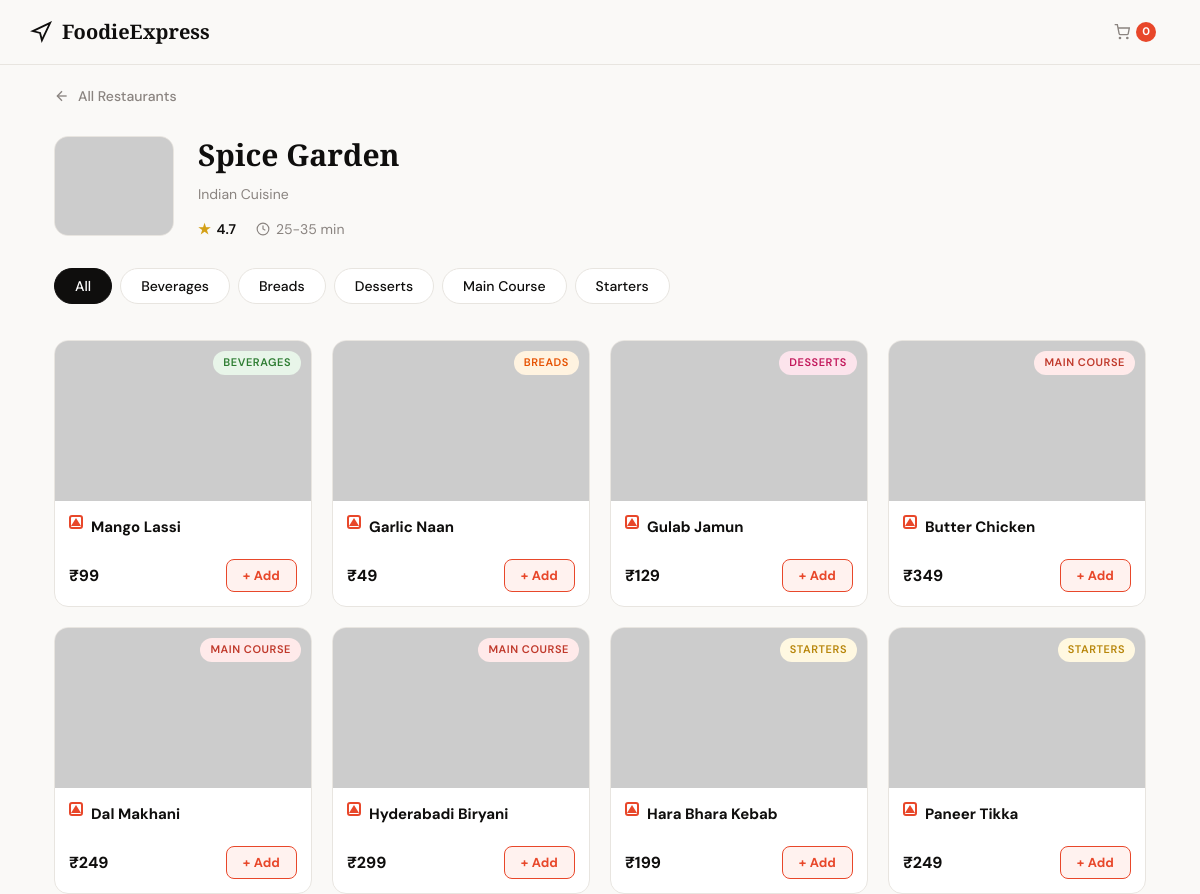
The app's page /menu/2 (signed in) with its own data.
### tables this page shows
CREATE TABLE restaurants (
    id          INTEGER PRIMARY KEY,
    name        TEXT    NOT NULL,
    cuisine     TEXT    NOT NULL,
    rating      REAL    NOT NULL,
    delivery_time TEXT  NOT NULL,
    min_order   INTEGER NOT NULL,
    image_url   TEXT    NOT NULL,
    description TEXT
);

CREATE TABLE menu_items (
    id            INTEGER PRIMARY KEY,
    restaurant_id INTEGER NOT NULL,
    name          TEXT    NOT NULL,
    category      TEXT    NOT NULL,
    price         INTEGER NOT NULL,
    is_veg        INTEGER NOT NULL DEFAULT 1,
    image_url     TEXT,
    description   TEXT,
    FOREIGN KEY (restaurant_id) REFERENCES restaurants(id)
);

### app.py (the view)
@app.route('/menu/<int:restaurant_id>')
@login_required
def menu(restaurant_id):
    restaurant = query_db("SELECT * FROM restaurants WHERE id=?",
                           (restaurant_id,), one=True)
    if not restaurant:
        return redirect(url_for('restaurants'))
    restaurant = dict(restaurant)
    items_raw = query_db(
        "SELECT * FROM menu_items WHERE restaurant_id=? ORDER BY category,name",
        (restaurant_id,))
    items = [dict(i) for i in items_raw]
    categories = ['All'] + sorted(set(i['category'] for i in items))
    cart = session.get('cart', {})
    return render_template('menu.html', restaurant=restaurant, items=items,
                           categories=categories, cart=cart,
                           user=session['user'])

### app.py (called while the page is built)
def get_db():
    db = getattr(g, '_database', None)
    if db is None:
        db = g._database = sqlite3.connect(DATABASE)
        db.row_factory = sqlite3.Row
    return db

@app.teardown_appcontext
def close_connection(exception):
    db = getattr(g, '_database', None)
    if db is not None:
        db.close()

def query_db(query, args=(), one=False):
    cur = get_db().execute(query, args)
    rv = cur.fetchall()
    cur.close()
    return (rv[0] if rv else None) if one else rv

def login_required(f):
    @wraps(f)
    def decorated(*args, **kwargs):
        if 'user' not in session:
            return redirect(url_for('login'))
        return f(*args, **kwargs)
    return decorated

### templates/menu.html (shortened to what this page needs)
<!DOCTYPE html>
<html lang="en">
<head>
  <link rel="stylesheet" href="{{ url_for('static', filename='style.css') }}">
</head>
<body>
<nav class="navbar">
  <div class="navbar-inner">
    <a href="/restaurants" class="nav-logo">
      <svg width="22" height="22" viewBox="0 0 24 24" fill="none" stroke="currentColor" stroke-width="2">
        <path d="M3 11l19-9-9 19-2-8-8-2z"/>
      </svg>
      <span>FoodieExpress</span>
    </a>
    <div class="nav-links" style="margin-left:auto;">
      <a href="/cart" class="nav-link" id="cart-nav-link">
        <svg viewBox="0 0 24 24" fill="none" stroke="currentColor" stroke-width="2"><circle cx="9" cy="21" r="1"/><circle cx="20" cy="21" r="1"/><path d="M1 1h4l2.68 13.39a2 2 0 001.98 1.61h9.72a2 2 0 001.98-1.61L23 6H6"/></svg>
        <span class="cart-badge" id="cart-count-badge">0</span>
      </a>
    </div>
  </div>
</nav>
<div class="container">
  <a href="/restaurants" class="back-nav">
    <svg width="16" height="16" viewBox="0 0 24 24" fill="none" stroke="currentColor" stroke-width="2">
      <line x1="19" y1="12" x2="5" y2="12"/><polyline points="12 19 5 12 12 5"/>
    </svg>
    All Restaurants
  </a>
  <div class="restaurant-hero">
    <img class="restaurant-hero-img"
         src="{{ restaurant.image_url }}"
         alt="{{ restaurant.name }}"
         onerror="this.onerror=null;this.src='https://placehold.co/240x200/f0ede8/8a8480?text={{ restaurant.name | urlencode }}'">
    <div>
      <h1 class="hero-name">{{ restaurant.name }}</h1>
      <p class="hero-cuisine">{{ restaurant.cuisine }} Cuisine</p>
      <div class="hero-meta">
        <span class="hero-rating">
          <span class="star">★</span> {{ restaurant.rating }}
        </span>
        <span class="hero-time">
          <svg width="14" height="14" viewBox="0 0 24 24" fill="none" stroke="currentColor" stroke-width="2"><circle cx="12" cy="12" r="10"/><polyline points="12 6 12 12 16 14"/></svg>
          {{ restaurant.delivery_time }}
        </span>
      </div>
    </div>
  </div>
  <div class="category-tabs">
    {% for cat in categories %}
    <button class="cat-tab {% if loop.first %}active{% endif %}" data-cat="{{ cat }}">
      {{ cat }}
    </button>
    {% endfor %}
  </div>
  <div class="menu-grid" id="menu-grid">
    {% for item in items %}
    {% set cat_class = {'Starters':'tag-starters','Main Course':'tag-main','Breads':'tag-breads','Desserts':'tag-desserts','Beverages':'tag-beverages'}.get(item.category, '') %}
    <div class="menu-card animate-in" data-category="{{ item.category }}" data-item-id="{{ item.id }}">
      <div class="menu-img-wrap">
        <img src="{{ item.image_url }}" alt="{{ item.name }}" loading="lazy"
             onerror="this.onerror=null;this.src='https://placehold.co/400x300/f0ede8/8a8480?text={{ item.name | urlencode }}'">
        <span class="tag {{ cat_class }} cat-label">{{ item.category }}</span>
      </div>
      <div class="menu-body">
        <div class="menu-top">
          <span class="{% if item.veg %}badge-veg{% else %}badge-nonveg{% endif %}"></span>
          <span class="menu-name">{{ item.name }}</span>
        </div>
        <div class="menu-footer">
          <span class="menu-price">₹{{ item.price }}</span>
          <div class="qty-control" id="ctrl-{{ item.id }}">
            {% set qty = cart.get(item.id|string, 0) %}
            {% if qty > 0 %}
            <button class="qty-btn" onclick="updateQty({{ item.id }}, 'decrease')">−</button>
            <span class="qty-num" id="qty-{{ item.id }}">{{ qty }}</span>
            <button class="qty-btn" onclick="updateQty({{ item.id }}, 'increase')">+</button>
            {% else %}
            <button class="add-btn" onclick="addToCart({{ item.id }}, '{{ item.name }}')">
              + Add
            </button>
            {% endif %}
          </div>
        </div>
      </div>
    </div>
    {% endfor %}
  </div>
</div>
</body>
</html>

### records on screen
restaurants: name "Spice Garden", cuisine "Indian", rating "4.7", delivery_time "25-35 min"
menu_items: category "Beverages", category "BEVERAGES", name "Mango Lassi", price "99"
menu_items: category "Breads", category "BREADS", name "Garlic Naan", price "49"
menu_items: category "Desserts", category "DESSERTS", name "Gulab Jamun", price "129"
menu_items: category "Main Course", category "MAIN COURSE", name "Butter Chicken", price "349"
menu_items: category "Starters", category "STARTERS", name "Hara Bhara Kebab", price "199"
menu_items: category "MAIN COURSE", name "Dal Makhani", price "249"
menu_items: category "MAIN COURSE", name "Hyderabadi Biryani", price "299"
menu_items: category "STARTERS", name "Paneer Tikka", price "249"

### other values on screen
{{ cat }} "All"
